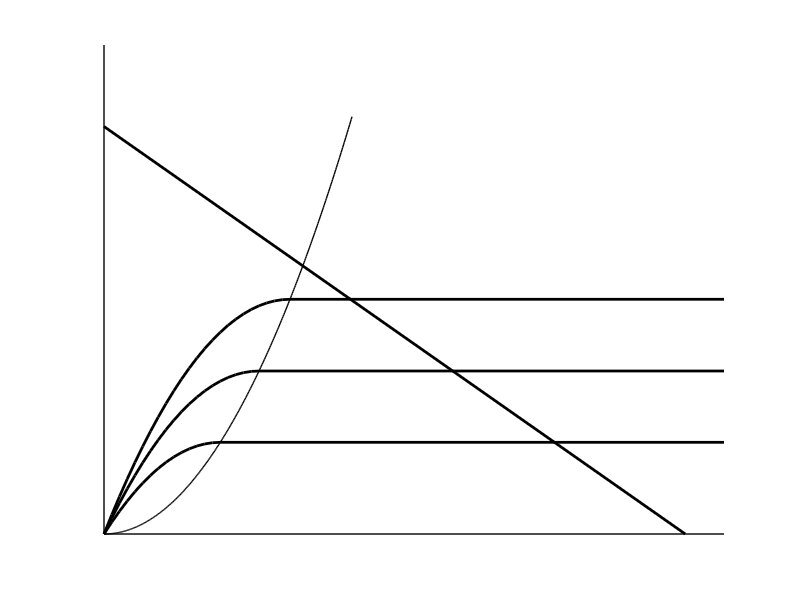
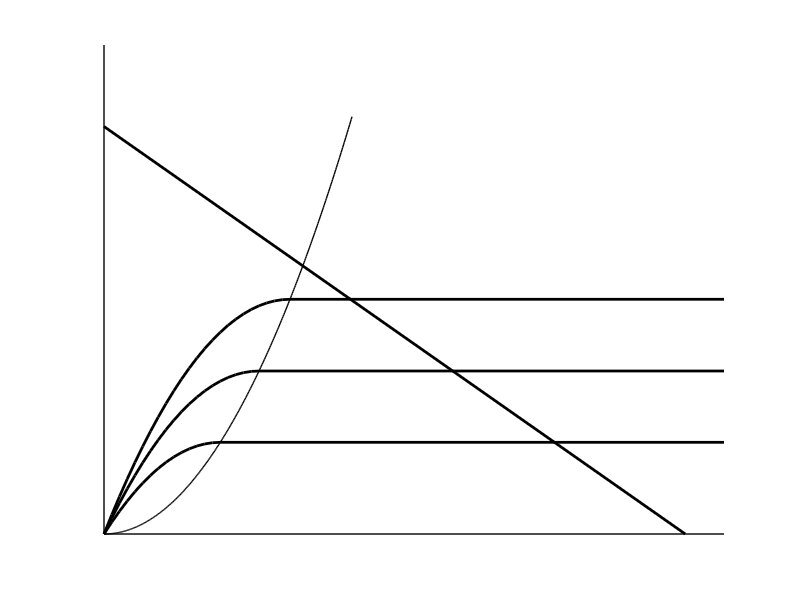

MATLAB code for these plots, in order:
#nMOSFET characteristics

clf
hold on

xlmt=8;
ylmt=0.0012;
kn=0.0002;
vt=2;

ID=@(vds,vgs) kn.*[(vgs-vt).*vds-vds.^2./2];

v=[3.5,4,4.4];
for vgs=v
vds=0:0.1:(vgs-vt);
plot(vds,ID(vds,vgs),"linewidth",2,"color","black")
IDs=ID(vgs-vt,vgs);
plot([vgs-vt,xlmt],[IDs,IDs],"linewidth",2,"color","black")
endfor

%saturation curve
vds=0:0.01:3.2;
plot(vds,kn./2.*vds.^2,"linewidth",1,"color","black")
%loadline
plot([0,7.5],[0.001,0],"linewidth",2,"color","black")


%axis
plot([0,xlmt],[0,0],"linewidth",1,"color","black")
plot([0,0],[0,ylmt],"linewidth",1,"color","black")

axis([0,xlmt,0,ylmt])
axis off
grid off

print -demf nEnhancementGraphicalA.emf
print -deps nEnhancementGraphicalA.eps
